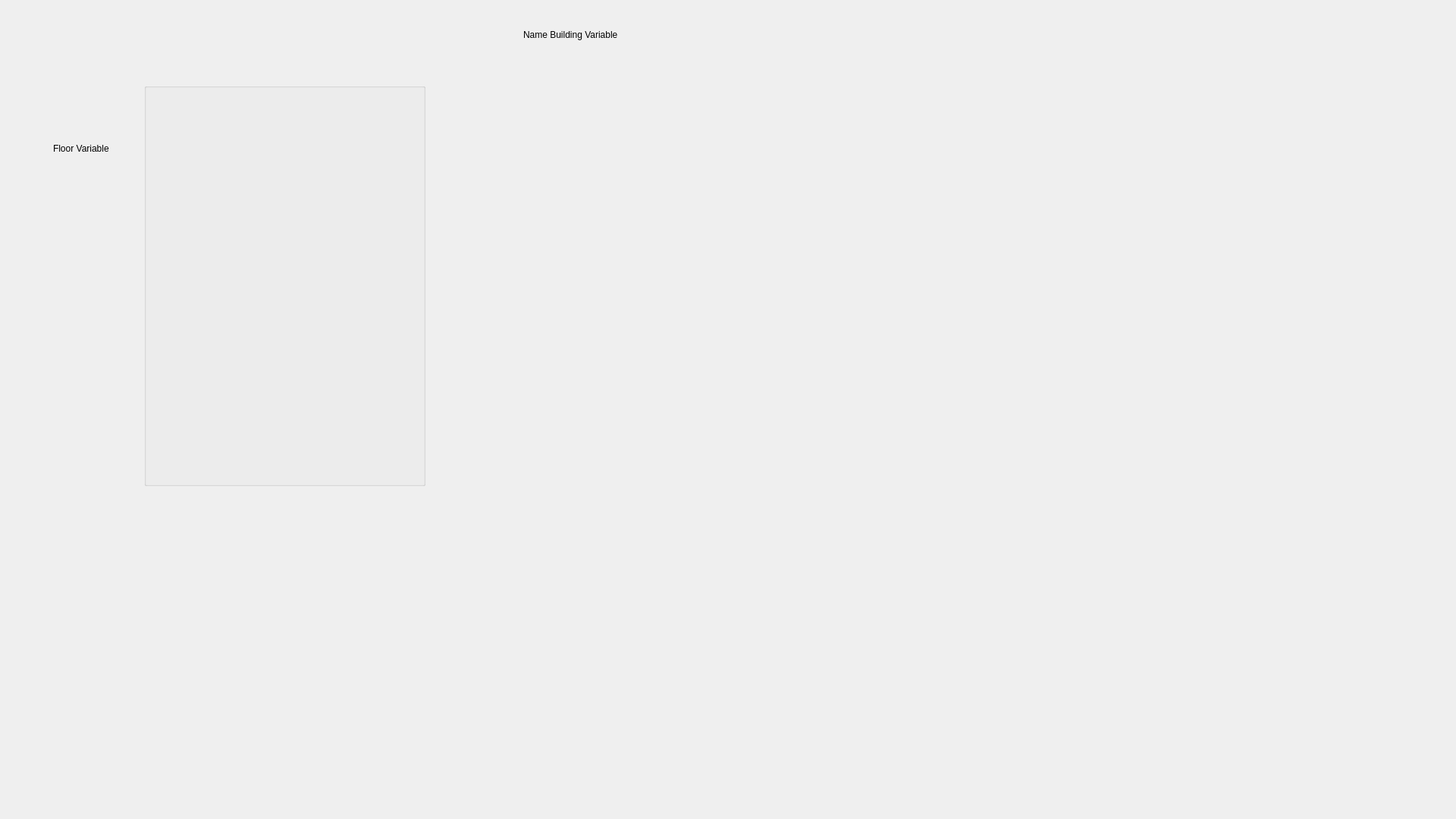
<?xml version="1.0" encoding="UTF-8"?>
<ui version="4.0">
 <class>roomManager</class>
 <widget class="QWidget" name="roomManager">
  <property name="geometry">
   <rect>
    <x>0</x>
    <y>0</y>
    <width>1920</width>
    <height>1080</height>
   </rect>
  </property>
  <property name="windowTitle">
   <string>Form</string>
  </property>
  <widget class="QLabel" name="floorVariableLabel">
   <property name="geometry">
    <rect>
     <x>70</x>
     <y>160</y>
     <width>81</width>
     <height>71</height>
    </rect>
   </property>
   <property name="text">
    <string>Floor Variable</string>
   </property>
  </widget>
  <widget class="QGroupBox" name="floorGroupBox">
   <property name="geometry">
    <rect>
     <x>190</x>
     <y>110</y>
     <width>371</width>
     <height>531</height>
    </rect>
   </property>
   <property name="title">
    <string/>
   </property>
   <widget class="QLabel" name="floor1ImageLabel">
    <property name="geometry">
     <rect>
      <x>50</x>
      <y>370</y>
      <width>241</width>
      <height>121</height>
     </rect>
    </property>
    <property name="text">
     <string/>
    </property>
    <property name="pixmap">
     <pixmap resource="../rcs/RRM_Rcs.qrc">:/Floors/images/floors/floor.png</pixmap>
    </property>
   </widget>
   <widget class="QLabel" name="floor2Imagelabel">
    <property name="geometry">
     <rect>
      <x>50</x>
      <y>320</y>
      <width>241</width>
      <height>121</height>
     </rect>
    </property>
    <property name="text">
     <string/>
    </property>
    <property name="pixmap">
     <pixmap resource="../rcs/RRM_Rcs.qrc">:/Floors/images/floors/floor.png</pixmap>
    </property>
   </widget>
   <widget class="QLabel" name="floor4ImageLabel">
    <property name="geometry">
     <rect>
      <x>50</x>
      <y>40</y>
      <width>241</width>
      <height>121</height>
     </rect>
    </property>
    <property name="text">
     <string/>
    </property>
    <property name="pixmap">
     <pixmap resource="../rcs/RRM_Rcs.qrc">:/Floors/images/floors/floor.png</pixmap>
    </property>
   </widget>
   <widget class="QLabel" name="floor3ImageLabel">
    <property name="geometry">
     <rect>
      <x>50</x>
      <y>220</y>
      <width>241</width>
      <height>121</height>
     </rect>
    </property>
    <property name="text">
     <string/>
    </property>
    <property name="pixmap">
     <pixmap resource="../rcs/RRM_Rcs.qrc">:/Floors/images/floors/floor.png</pixmap>
    </property>
   </widget>
  </widget>
  <widget class="QLabel" name="nameVariableLabel">
   <property name="geometry">
    <rect>
     <x>690</x>
     <y>10</y>
     <width>241</width>
     <height>71</height>
    </rect>
   </property>
   <property name="text">
    <string>Name Building Variable</string>
   </property>
  </widget>
 </widget>
 <resources>
  <include location="../rcs/RRM_Rcs.qrc"/>
 </resources>
 <connections/>
</ui>
